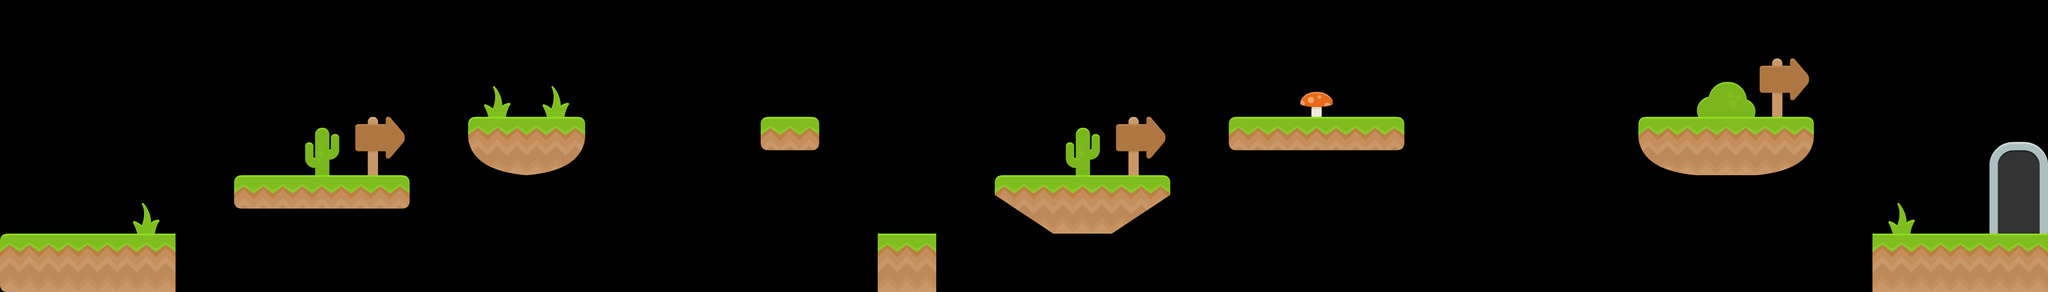

Below is a game level as drawn by its tile map, then a one-line description and the .tmx file that defines it, in full:
An orthogonal 35x5 tile map with 128x128 px tiles, 1 tile layer (Tile Layer 1), 2 tilesets and 43 objects (28x water, 9x platform, player, mplatformx11, mplatformx12, ...).

<map version="1.0" tiledversion="1.1.4" orientation="orthogonal" renderorder="right-down" width="35" height="5" tilewidth="128" tileheight="128" infinite="0" nextobjectid="52">
 <tileset firstgid="1" source="spritesheet_ground.tsx" />
 <tileset firstgid="129" source="spritesheet_tiles.tsx" />
 <objectgroup name="Object Layer 1">
  <object id="1" name="platform" x="0" y="512" width="384" height="128" />
  <object id="3" name="player" x="0" y="384" width="47" height="64" />
  <object id="4" name="water" x="384" y="512" width="128" height="128" />
  <object id="8" name="water" x="512" y="512" width="128" height="128" />
  <object id="9" name="water" x="640" y="512" width="128" height="128" />
  <object id="10" name="water" x="768" y="512" width="128" height="128" />
  <object id="11" name="water" x="896" y="512" width="128" height="128" />
  <object id="12" name="water" x="1024" y="512" width="128" height="128" />
  <object id="13" name="water" x="1152" y="512" width="128" height="128" />
  <object id="14" name="water" x="1280" y="512" width="128" height="128" />
  <object id="15" name="water" x="1408" y="512" width="128" height="128" />
  <object id="16" name="water" x="1536" y="512" width="128" height="128" />
  <object id="17" name="water" x="1664" y="512" width="128" height="128" />
  <object id="18" name="water" x="1792" y="512" width="128" height="128" />
  <object id="19" name="water" x="2048" y="512" width="128" height="128" />
  <object id="20" name="water" x="2176" y="512" width="128" height="128" />
  <object id="21" name="water" x="2304" y="512" width="128" height="128" />
  <object id="22" name="water" x="2432" y="512" width="128" height="128" />
  <object id="23" name="water" x="2560" y="512" width="128" height="128" />
  <object id="24" name="water" x="2688" y="512" width="128" height="128" />
  <object id="25" name="water" x="2816" y="512" width="128" height="128" />
  <object id="26" name="water" x="2944" y="512" width="128" height="128" />
  <object id="27" name="water" x="3072" y="512" width="128" height="128" />
  <object id="28" name="water" x="3200" y="512" width="128" height="128" />
  <object id="29" name="water" x="3328" y="512" width="128" height="128" />
  <object id="30" name="water" x="3456" y="512" width="128" height="128" />
  <object id="31" name="water" x="3584" y="512" width="128" height="128" />
  <object id="32" name="water" x="3968" y="512" width="128" height="128" />
  <object id="33" name="water" x="3840" y="512" width="128" height="128" />
  <object id="34" name="water" x="3712" y="512" width="128" height="128" />
  <object id="35" name="platform" x="512" y="384" width="384" height="128" />
  <object id="36" name="platform" x="1024" y="256" width="256" height="128" />
  <object id="37" name="platform" x="1664" y="256" width="128" height="128" />
  <object id="38" name="platform" x="2176" y="384" width="384" height="128" />
  <object id="39" name="platform" x="2688" y="256" width="384" height="128" />
  <object id="40" name="platform" x="3584" y="256" width="384" height="128" />
  <object id="41" name="mplatformx11" x="1408" y="256" width="128" height="74" />
  <object id="43" name="mplatformx12" x="3200" y="256" width="128" height="74" />
  <object id="44" name="platform" x="4096" y="512" width="384" height="128" />
  <object id="45" name="platform" x="1920" y="512" width="128" height="128" />
  <object id="46" name="mplatformy" x="4096" y="256" width="128" height="74" />
  <object id="48" x="4352" y="384" width="128" height="128" />
  <object id="51" x="4352" y="384" />
 </objectgroup>
 <layer name="Tile Layer 1" width="35" height="5">
  <data encoding="csv">
0,0,0,0,0,0,0,0,0,0,0,0,0,0,0,0,0,0,0,0,0,0,0,0,0,0,0,0,0,0,0,0,0,0,0,
0,0,0,0,0,0,0,0,172,172,0,0,0,0,0,0,0,0,0,0,0,0,187,0,0,0,0,0,0,244,139,0,0,0,0,
0,0,0,0,0,236,139,0,97,89,0,0,0,65,0,0,0,0,236,139,0,57,49,41,0,0,0,0,97,9,89,0,0,0,196,
0,0,172,0,57,49,41,0,0,0,0,0,0,0,0,0,0,113,9,105,0,0,0,0,0,0,0,0,0,0,0,0,172,0,204,
17,9,9,0,0,0,0,0,0,0,0,0,0,0,0,9,0,0,0,0,0,0,0,0,0,0,0,0,0,0,0,0,9,9,9
</data>
 </layer>
</map>
